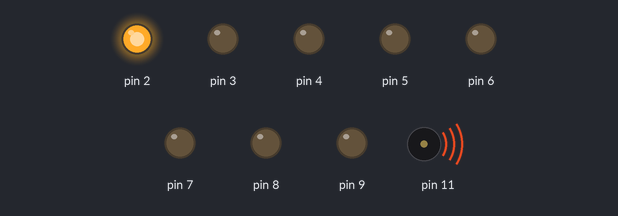
Bench run of a sketch on a simulated Arduino Uno, built with avr-gcc and run on an emulated ATmega328P. Parts: output pins drawn as LEDs (lit = HIGH), buzzer (waves = sounding).

Above: at 0.2 s.
At 1.2 s:
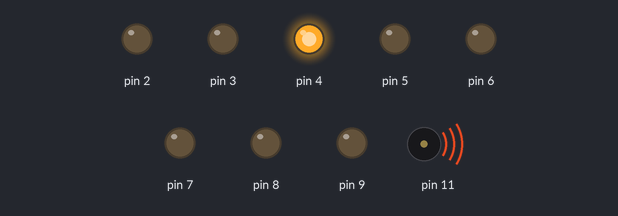
At 1.7 s:
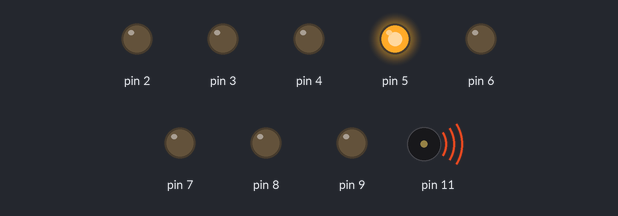
At 2.2 s:
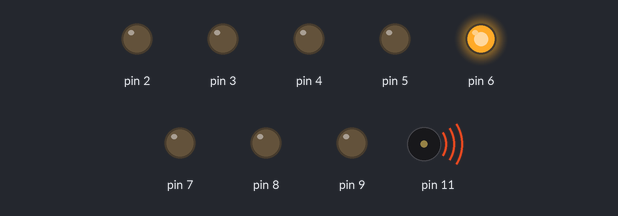
At 3.2 s:
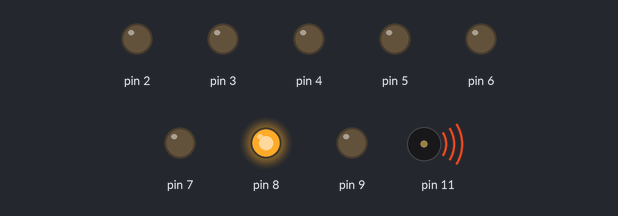
At 4.7 s:
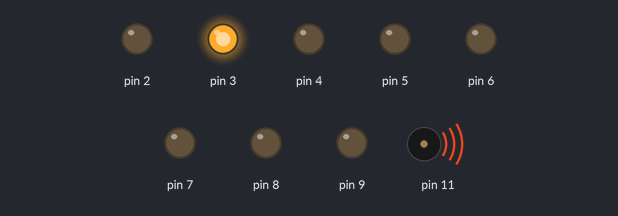
Timing chart, 0 to 5.2 s (numbered marks = the images above):
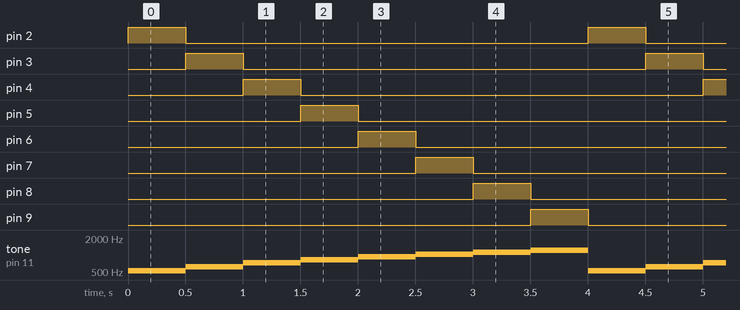

Measured:
- by itself, pin 2–9: alternates HIGH for 0.50 s and LOW for 3.5 s
- by itself, tone on pin 11: repeats every 4.0 s: 623 Hz 0.50 s, 723 Hz 0.50 s, 823 Hz 0.50 s, 923 Hz 0.50 s, 1023 Hz 0.50 s, 1123 Hz 0.50 s, 1223 Hz 0.50 s, 523 Hz 0.50 s

The sketch:

shiny_juttuli_migelo1.ino
```cpp
// C++ code
//
void setup()
{
	pinMode(2,OUTPUT);
	pinMode(3,OUTPUT);
	pinMode(4,OUTPUT);
	pinMode(5,OUTPUT);
	pinMode(6,OUTPUT);
	pinMode(7,OUTPUT);
	pinMode(8,OUTPUT);
	pinMode(9,OUTPUT);
	pinMode(11,OUTPUT);
}

void loop ()
{
  digitalWrite(2,HIGH);
  digitalWrite(3,LOW);
  digitalWrite(4,LOW);
  digitalWrite(5,LOW);
  digitalWrite(6,LOW);
  digitalWrite(7,LOW);
  digitalWrite(8,LOW);
  digitalWrite(9,LOW);
  tone(11,523,500);
  delay(500);
  digitalWrite(2,LOW);
  digitalWrite(3,HIGH);
  digitalWrite(4,LOW);
  digitalWrite(5,LOW);
  digitalWrite(6,LOW);
  digitalWrite(7,LOW);
  digitalWrite(8,LOW);
  digitalWrite(9,LOW);
  tone(11,623,500);
  delay(500);
  digitalWrite(2,LOW);
  digitalWrite(3,LOW);
  digitalWrite(4,HIGH);
  digitalWrite(5,LOW);
  digitalWrite(6,LOW);
  digitalWrite(7,LOW);
  digitalWrite(8,LOW);
  digitalWrite(9,LOW);
  tone(11,723,500);
  delay(500);
  digitalWrite(2,LOW);
  digitalWrite(3,LOW);
  digitalWrite(4,LOW);
  digitalWrite(5,HIGH);
  digitalWrite(6,LOW);
  digitalWrite(7,LOW);
  digitalWrite(8,LOW);
  digitalWrite(9,LOW);
  tone(11,823,500);
  delay(500);
  digitalWrite(2,LOW);
  digitalWrite(3,LOW);
  digitalWrite(4,LOW);
  digitalWrite(5,LOW);
  digitalWrite(6,HIGH);
  digitalWrite(7,LOW);
  digitalWrite(8,LOW);
  digitalWrite(9,LOW);
  tone(11,923,500);
  delay(500);
  digitalWrite(2,LOW);
  digitalWrite(3,LOW);
  digitalWrite(4,LOW);
  digitalWrite(5,LOW);
  digitalWrite(6,LOW);
  digitalWrite(7,HIGH);
  digitalWrite(8,LOW);
  digitalWrite(9,LOW);
  tone(11,1023,500);
  delay(500);
  digitalWrite(2,LOW);
  digitalWrite(3,LOW);
  digitalWrite(4,LOW);
  digitalWrite(5,LOW);
  digitalWrite(6,LOW);
  digitalWrite(7,LOW);
  digitalWrite(8,HIGH);
  digitalWrite(9,LOW);
  tone(11,1123,500);
  delay(500);
  digitalWrite(2,LOW);
  digitalWrite(3,LOW);
  digitalWrite(4,LOW);
  digitalWrite(5,LOW);
  digitalWrite(6,LOW);
  digitalWrite(7,LOW);
  digitalWrite(8,LOW);
  digitalWrite(9,HIGH);
  tone(11,1223,500);
  delay(500);
}
  
```
